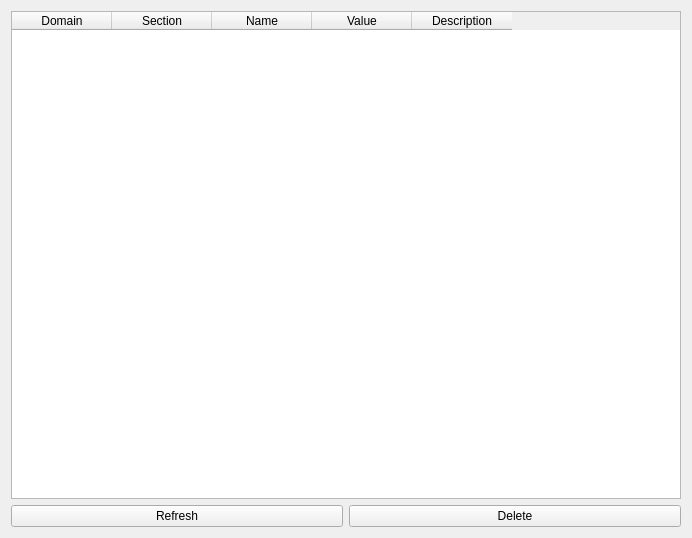
<?xml version="1.0" encoding="UTF-8"?>
<ui version="4.0">
 <class>snowgui::configurationwidget</class>
 <widget class="QWidget" name="snowgui::configurationwidget">
  <property name="geometry">
   <rect>
    <x>0</x>
    <y>0</y>
    <width>692</width>
    <height>538</height>
   </rect>
  </property>
  <property name="windowTitle">
   <string>Form</string>
  </property>
  <layout class="QGridLayout" name="gridLayout">
   <item row="1" column="0">
    <widget class="QPushButton" name="refreshButton">
     <property name="text">
      <string>Refresh</string>
     </property>
    </widget>
   </item>
   <item row="1" column="1">
    <widget class="QPushButton" name="deleteButton">
     <property name="text">
      <string>Delete</string>
     </property>
    </widget>
   </item>
   <item row="0" column="0" colspan="2">
    <widget class="QTableWidget" name="configTable">
     <column>
      <property name="text">
       <string>Domain</string>
      </property>
     </column>
     <column>
      <property name="text">
       <string>Section</string>
      </property>
     </column>
     <column>
      <property name="text">
       <string>Name</string>
      </property>
     </column>
     <column>
      <property name="text">
       <string>Value</string>
      </property>
     </column>
     <column>
      <property name="text">
       <string>Description</string>
      </property>
     </column>
    </widget>
   </item>
  </layout>
 </widget>
 <resources/>
 <connections/>
</ui>
